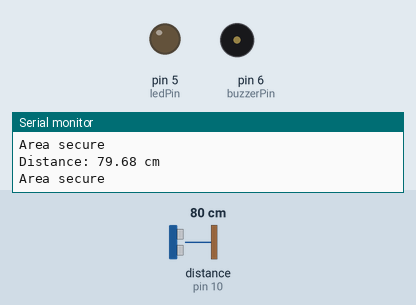
Recording of a sketch running on a simulated Arduino Uno, built with avr-gcc and run on an emulated ATmega328P. Parts: output pins drawn as LEDs (lit = HIGH), buzzer (waves = sounding), the last lines printed to the serial monitor. Wiring (inferred from the names in the program): ultrasonic range finder: trigger pin 9; echo pin 10. The inputs (shaded band) are chosen by the test bench; at power-on: distance to the obstacle (sensor on pin 10) 80 cm. The echo pulse lasts 58.3 µs per cm; pins used as bus, display or sensor lines are not drawn.

Above: at 1.2 s.
1.3 s: distance to the obstacle (sensor on pin 10) set to 53 cm
4.3 s: distance to the obstacle (sensor on pin 10) set to 45 cm
At 4.7 s:
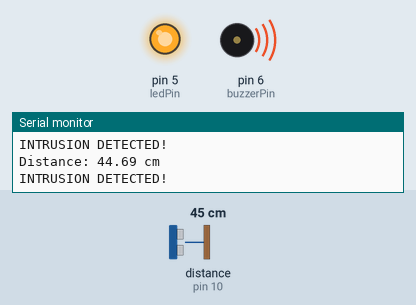
5.9 s: distance to the obstacle (sensor on pin 10) set to 250 cm
At 7.1 s:
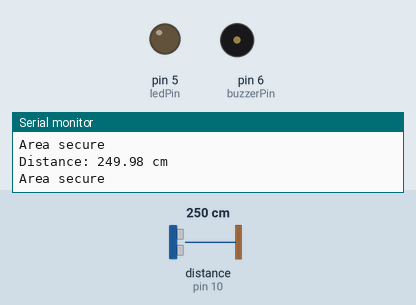
7.4 s: distance to the obstacle (sensor on pin 10) set to 4 cm
At 8.0 s:
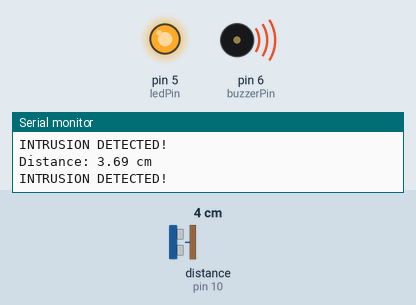
Timing chart, 0 to 9.9 s (numbered marks = the images above; inputs shaded):
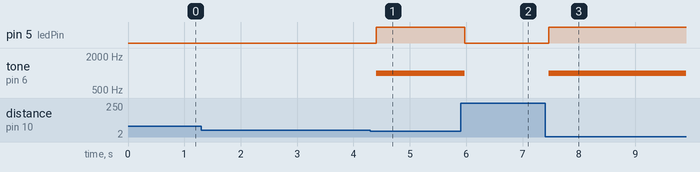

The sketch:

Intrusion_detection_system_ultrasonic_buzzer.ino
```cpp
const int trigPin = 9;
const int echoPin = 10;
const int ledPin = 5;
const int buzzerPin = 6;

const int detectionDistance = 50; // centimetres

void setup() {
  pinMode(trigPin, OUTPUT);
  pinMode(echoPin, INPUT);
  pinMode(ledPin, OUTPUT);
  pinMode(buzzerPin, OUTPUT);

  Serial.begin(9600);
}

void loop() {
  // Send an ultrasonic pulse
  digitalWrite(trigPin, LOW);
  delayMicroseconds(2);

  digitalWrite(trigPin, HIGH);
  delayMicroseconds(10);
  digitalWrite(trigPin, LOW);

  // Read the returning echo
  long duration = pulseIn(echoPin, HIGH, 30000);

  if (duration == 0) {
    digitalWrite(ledPin, LOW);
    noTone(buzzerPin);
    Serial.println("No object detected");
  } else {
    float distance = duration * 0.0343 / 2;

    Serial.print("Distance: ");
    Serial.print(distance);
    Serial.println(" cm");

    if (distance <= detectionDistance) {
      digitalWrite(ledPin, HIGH);
      tone(buzzerPin, 1000);
      Serial.println("INTRUSION DETECTED!");
    } else {
      digitalWrite(ledPin, LOW);
      noTone(buzzerPin);
      Serial.println("Area secure");
    }
  }

  delay(100);
}
```

Measured:
- the behaviour switches between 51 and 50 cm on distance to the obstacle (sensor on pin 10) (found by bisection; images 0 and 1)
- after the input at 4.3 s, pin 5 (ledPin): LOW → HIGH after 0.10 s; tone on pin 6 (buzzerPin): silent → 1000 Hz after 0.10 s
- after the input at 5.9 s, pin 5 (ledPin): HIGH → LOW after 0.07 s; tone on pin 6 (buzzerPin): 1000 Hz → silent after 0.07 s
- after the input at 7.4 s, pin 5 (ledPin): LOW → HIGH after 0.06 s; tone on pin 6 (buzzerPin): silent → 1000 Hz after 0.06 s
